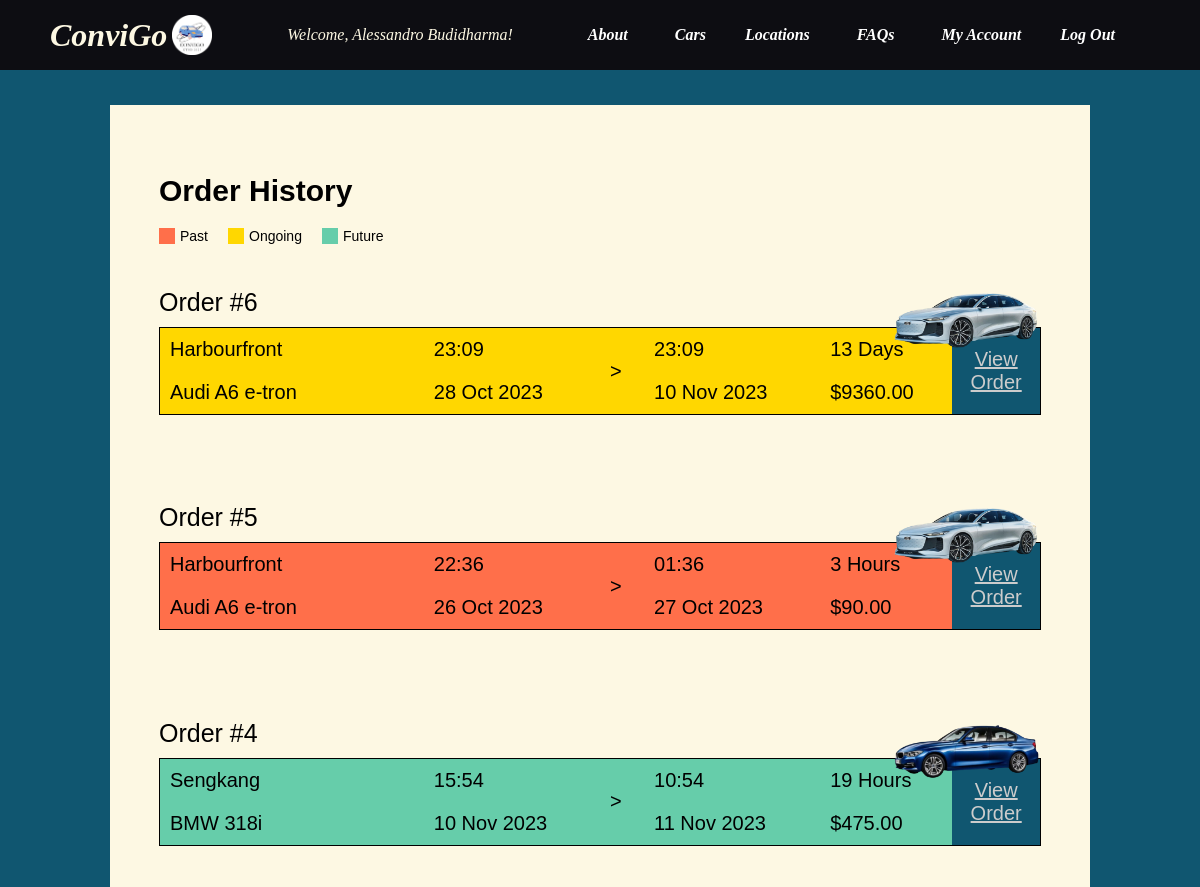
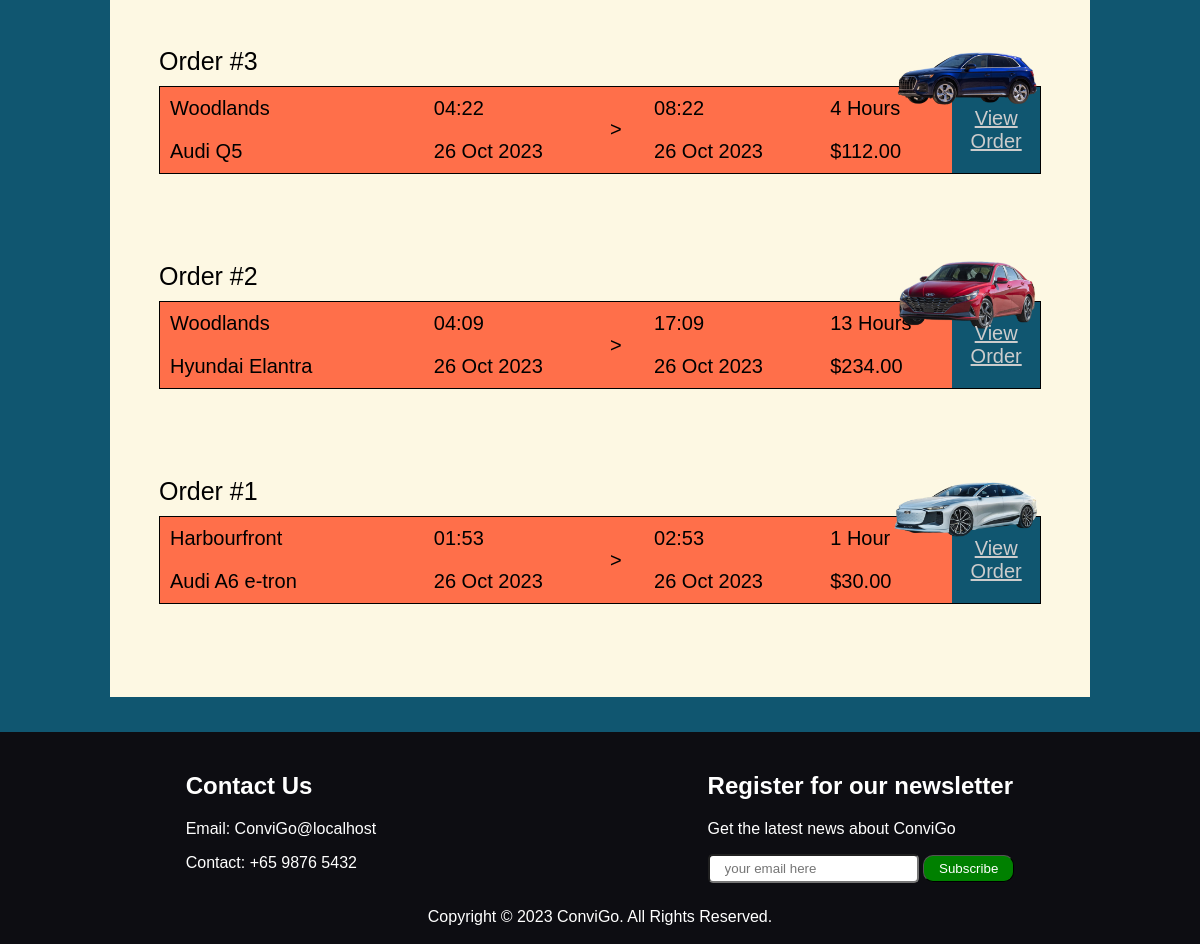
/order_history.php (signed in), run on the app's committed database (2 pictures, top to bottom).
### tables this page shows
CREATE TABLE IF NOT EXISTS user_info (
    id INT UNSIGNED NOT NULL PRIMARY KEY,
    username VARCHAR(255) NOT NULL UNIQUE,
    surname VARCHAR(255) NOT NULL,
    firstname VARCHAR(255) NOT NULL,
    nric VARCHAR(9) NOT NULL,
    dob DATE NOT NULL,
    license VARCHAR(255) NOT NULL,
    mobile VARCHAR(8) NOT NULL,
    email VARCHAR(255) NOT NULL UNIQUE,
    languages VARCHAR(255) NOT NULL,
    address VARCHAR(255) NOT NULL,
    bank VARCHAR(255) NOT NULL,
    bankacc VARCHAR(15) NOT NULL,
    notification VARCHAR(255) NOT NULL,
    FOREIGN KEY (id) REFERENCES authorized_users(id),
    FOREIGN KEY (username) REFERENCES authorized_users(username)
);

CREATE TABLE IF NOT EXISTS order_history (
    order_id INT UNSIGNED NOT NULL AUTO_INCREMENT PRIMARY KEY,
    user_id INT UNSIGNED NOT NULL,
    start_date INT NOT NULL,
    end_date INT NOT NULL,
    order_date INT NOT NULL,
    duration INT NOT NULL,
    rate DECIMAL(10, 2) NOT NULL,
    fee DECIMAL(10, 2) NOT NULL,
    car_id INT UNSIGNED NOT NULL,
    location_id INT UNSIGNED NOT NULL,
    FOREIGN KEY (user_id) REFERENCES authorized_users(id),
    FOREIGN KEY (car_id) REFERENCES car(id),
    FOREIGN KEY (location_id) REFERENCES location(id)
);

CREATE TABLE IF NOT EXISTS location (
    id INT UNSIGNED NOT NULL AUTO_INCREMENT PRIMARY KEY,
    name VARCHAR(255) NOT NULL
);

CREATE TABLE IF NOT EXISTS car (
    id INT UNSIGNED NOT NULL AUTO_INCREMENT PRIMARY KEY,
    name VARCHAR(255) NOT NULL,
    category VARCHAR(255) NOT NULL,
    type VARCHAR(255) NOT NULL,
    brand VARCHAR(255) NOT NULL,
    imageURL VARCHAR(255) NOT NULL,
    seats INT NOT NULL,
    fuel_type VARCHAR(255) NOT NULL,
    boot_space VARCHAR(255) NOT NULL,
    description TEXT NOT NULL,
    price DECIMAL(10, 2) NOT NULL
);

### assets/php/config.php (called while the page is built)
<?php
$baseURL = "http://localhost:8000";
?>

### assets/php/check_login.php (called while the page is built, shortened)
<?php
@$loggedInUserID = $_SESSION['valid_user'];
?>

### assets/php/fetch_user_info.php (called while the page is built, shortened)
<?php
include "dbconnect.php";
if (isset($_SESSION['valid_user'])) {
    $queryUser = "SELECT * FROM user_info WHERE id = '$loggedInUserID'";
    $resultUser = $db->query($queryUser);
    if ($resultUser) {
        if ($resultUser->num_rows > 0) {
            while ($row = $resultUser->fetch_assoc()) {
                $surname = $row['surname'];
                $firstname = $row['firstname'];
                $nric = $row['nric'];
                $dob = $row['dob'];
                $license = $row['license'];
                $mobile = $row['mobile'];
                $email = $row['email'];
                $languages = unserialize($row['languages']);
                $address = $row['address'];
                $bank = $row['bank'];
                $bankacc = $row['bankacc'];
                $notification = unserialize($row['notification']);
            }
            $userInfo = array(
                'surname' => $surname,
                'firstname' => $firstname,
                'nric' => $nric,
                'dob' => $dob,
                'license' => $license,
                'mobile' => $mobile,
                'email' => $email,
                'languages' => $languages,
                'address' => $address,
                'bank' => $bank,
                'bankacc' => $bankacc,
                'notification' => $notification
            );
        } else {
            echo "No user found.";
        }
    } else {
        echo "Error executing the query: " . $db->error;
    }
}
?>

### order_history.php (the view, shortened to what this page needs)
<?php
include "assets/php/check_login.php";
include "assets/php/fetch_user_info.php";
$orderData = array();
$queryOrder = "SELECT oh.*, c.brand AS car_brand, c.type AS car_type, c.imageURL AS car_imageURL, c.name AS car_name, c.fuel_type AS car_fuel_type, c.seats AS car_seats, c.category AS car_category,
l.name AS location_name
FROM order_history AS oh
LEFT JOIN car AS c ON oh.car_id = c.id
LEFT JOIN location AS l ON oh.location_id = l.id
WHERE oh.user_id = $loggedInUserID ORDER BY oh.order_id DESC";
$resultOrder = $db->query($queryOrder);
while ($rowOrder = $resultOrder->fetch_assoc()) {
	$orderData[] = $rowOrder;
}
?>
<!DOCTYPE html>
<html lang="en">
<head>
	<link rel="stylesheet" href="assets/css/stylesheet.css">
</head>
<body>
	<div id="wrapper">
		<?php include "assets/php/header.php"; ?>
		<div class="order">
			<div class="order-body">
				<h1 style="font-size: 30px;">Order History</h1>
				<div class="legends">
					<div class="legend">
						<div class="color-box" style="background-color: #FF6F4A;"></div>
						<div class="label">Past</div>
					</div>
					<div class="legend">
						<div class="color-box" style="background-color: #FFD700;"></div>
						<div class="label">Ongoing</div>
					</div>
					<div class="legend">
						<div class="color-box" style="background-color: #66CDAA;"></div>
						<div class="label">Future</div>
					</div>
				</div>
				<?php if (!empty($orderData)) : ?>
					<?php foreach ($orderData as $order) : ?>
						<?php if (time() > $order['start_date'] && time() > $order['end_date']) {
							$color = '#FF6F4A';
						} elseif (time() > $order['start_date'] && time() < $order['end_date']) {
							$color = '#FFD700';
						} elseif (time() < $order['start_date'] && time() < $order['end_date']) {
							$color = '#66CDAA';
						}
						?>
						<div class="order-content">
							<p class="order-number">Order #<?php echo $order['order_id']; ?></p>
							<table style="background-color: <?php echo $color ?>;">
								<tr>
									<td class="order-location"><?php echo $order['location_name']; ?></td>
									<td class="order-date"><?php echo date('H:i', $order['start_date']); ?></td>
									<td rowspan="2" style="width: 5%;">></td>
									<td class="order-date"><?php echo date('H:i', $order['end_date']); ?></td>
									<td>
										<?php
										if ($order['duration'] > 24) {
											$days = $order['duration'] / 24;
											echo $days . " Days";
										} else {
											echo $order['duration'];
											if ($order['duration'] == 1) {
												echo " Hour";
											} else {
												echo " Hours";
											}
										}
										?>
									</td>
									<td rowspan="2" class="order-view">
										<a class="order-button" onclick="openPopup('<?php echo $order['order_id']; ?>');">
											View Order
										</a>
									</td>
								</tr>
								<tr>
									<td class="order-car"><?php echo $order['car_name']; ?></td>
									<td class="order-date"><?php echo date('d M Y', $order['start_date']); ?></td>
									<td class="order-date"><?php echo date('d M Y', $order['end_date']); ?></td>
									<td class="order-cost">$<?php echo $order['fee']; ?></td>
								</tr>
							</table>
							<img class="order-image" src="assets/images/Cars/Brands/<?php echo $order['car_brand']; ?>/<?php echo $order['car_type']; ?>/<?php echo $order['car_imageURL']; ?>" alt="<?php echo $order['car_name']; ?>">
						</div>
					<?php endforeach; ?>
				<?php endif; ?>
			</div>
		</div>
	</div>
</body>
</html>

### assets/php/header.php (shortened to what this page needs)
<?php
include "assets/php/fetch_user_info.php";
?>
<header>
    <a href="<?php echo $baseURL; ?>/ConviGo">
        <h1 style="color:var(--secondary-color);" class="logo">ConviGo
            <img src="assets/images/Logo/finallogo.png" height="40px" width="40px" alt="ConviGo_Logo" style="margin-left: 5px;">
        </h1>
    </a>
    <?php if (isset($userInfo['firstname']) && isset($_SESSION['valid_user'])) {
        echo 'Welcome, ' . $userInfo['firstname'] . ' ' . $userInfo['surname'] . '!';
    } ?>
    <nav class="navbar">
        <b>
            <a href="about.php">About</a> &nbsp;
            <div class="dropdown">
                <a href="cars.php">Cars</a>
            </div>
            <a href="locations.php">Locations</a> &nbsp;
            <a href="faqs.php">FAQs</a> &nbsp;
            <?php
            if ($loggedInUserID) {
                echo '
                <div class="dropdown">
                    <a href="my_account.php">My Account</a>
                    <div class="dropdown-content">
                        <a href="my_account.php">Profile</a>
                        <a href="order_history.php">Order History</a>
                    </div>
                </div>
                ';
                echo '<a href="assets/php/logout.php">Log Out</a>';
            } else {
                echo '<a href="signup.php">Sign Up</a>';
                echo "<a href='$baseURL/ConviGo'>Login</a>";
            }
            ?>
        </b>
    </nav>
</header>

### assets/css/stylesheet.css (style rules this page uses)
:root { --header-footer-color: rgb(13, 13, 18); --background-color: #105670; --primary-color: dodgerblue; --secondary-color: #fdf8e3; --orange: #e68c3a; --orange-hover: #2e04c7; --green: green; --green-hover: rgb(1, 83, 1); --red: #e30606; --red-hover: #b50101; --main-font: garamond, Helvetica; }
body { font-family: var(--main-font); margin: 0; padding: 0; min-width: 800px; color: var(--secondary-color); background-color: var(--background-color); }
#wrapper { margin: auto; min-width: 800px; }
.subscribe-button, .login-button, .search-button, .submit-button { padding: 5px 15px; background-color: var(--green); color: #fff; border-radius: 10px; cursor: pointer; border-width: 1px; }
header { position: relative; width: 100%; background-color: var(--header-footer-color); color: var(--secondary-color); display: flex; justify-content: space-between; align-items: center; padding: 15px 0 15px 0; z-index: 1000; font-family: 'georgia'; font-style: italic; }
header a { text-decoration: none; }
.logo { margin: 0 0 0 50px; display: flex; align-items: center; }
.dropdown { display: inline-block; line-height: 40px; cursor: pointer; }
.navbar { margin-right: 50px; }
nav b a { color: #fff; margin-right: 35px; text-decoration: none; }
table { border: 1px solid #000; border-spacing: 0; }
td, th { padding: 10px; text-align: left; border: 1px solid #000; }
footer { background-color: var(--header-footer-color); color: #fff; text-align: center; width: 100%; }
.footer-container { display: flex; justify-content: space-around; padding: 20px; }
.footer-left { text-align: left; }
.footer-right { text-align: left; }
.order { background-color: var(--background-color); min-height: 600px; padding: 35px 110px 35px 110px; }
.order-body { background-color: var(--secondary-color); color: black; padding: 5% 5%; }
.order-content { position: relative; padding: 5% 0; }
.order table, .order tr, .order td { border: none; }
.order table { width: 100%; border-collapse: collapse; font-size: 20px; border: 1px solid black; color: black; }
.order-image { position: absolute; top: 0; right: 0; width: 150px; height: 150px; }
.order-number { font-size: 25px; margin-block: 0; margin-block-end: 10px; }
.order-location { width: 30%; }
.order-date { width: 20%; }
.order-cost { width: 15%; }
.order-view { background-color: var(--background-color); text-align: center; }
.order-button { background: none; border: none; padding: 0; font: inherit; font-size: 20px; cursor: pointer; text-decoration: underline; color: #ccc; position: relative; z-index: 1; }
.legends { display: flex; justify-content: flex-start; }
.legend { display: flex; align-items: center; margin-right: 20px; }
.color-box { width: 16px; height: 16px; margin-right: 5px; }
.label { font-size: 14px; }

### data on the page
user_info: firstname "Alessandro", surname "Budidharma"
order_history: order_id "6", location.name "Harbourfront", start_date "23:09", end_date "23:09", duration "13", car.name "Audi A6 e-tron", start_date "28 Oct 2023", end_date "10 Nov 2023", fee "9360.00", car.imageURL (picture)
order_history: order_id "5", location.name "Harbourfront", start_date "22:36", end_date "01:36", duration "3", shows "Hours", car.name "Audi A6 e-tron", start_date "26 Oct 2023", end_date "27 Oct 2023", fee "90.00", car.imageURL (picture)
order_history: order_id "4", location.name "Sengkang", start_date "15:54", end_date "10:54", duration "19", shows "Hours", car.name "BMW 318i", start_date "10 Nov 2023", end_date "11 Nov 2023", fee "475.00", car.imageURL (picture)
order_history: order_id "3", location.name "Woodlands", start_date "04:22", end_date "08:22", duration "4", shows "Hours", car.name "Audi Q5", start_date "26 Oct 2023", end_date "26 Oct 2023", fee "112.00", car.imageURL (picture)
order_history: order_id "2", location.name "Woodlands", start_date "04:09", end_date "17:09", duration "13", shows "Hours", car.name "Hyundai Elantra", start_date "26 Oct 2023", end_date "26 Oct 2023", fee "234.00", car.imageURL (picture)
order_history: order_id "1", location.name "Harbourfront", start_date "01:53", end_date "02:53", duration "1", shows "Hour", car.name "Audi A6 e-tron", start_date "26 Oct 2023", end_date "26 Oct 2023", fee "30.00", car.imageURL (picture)
